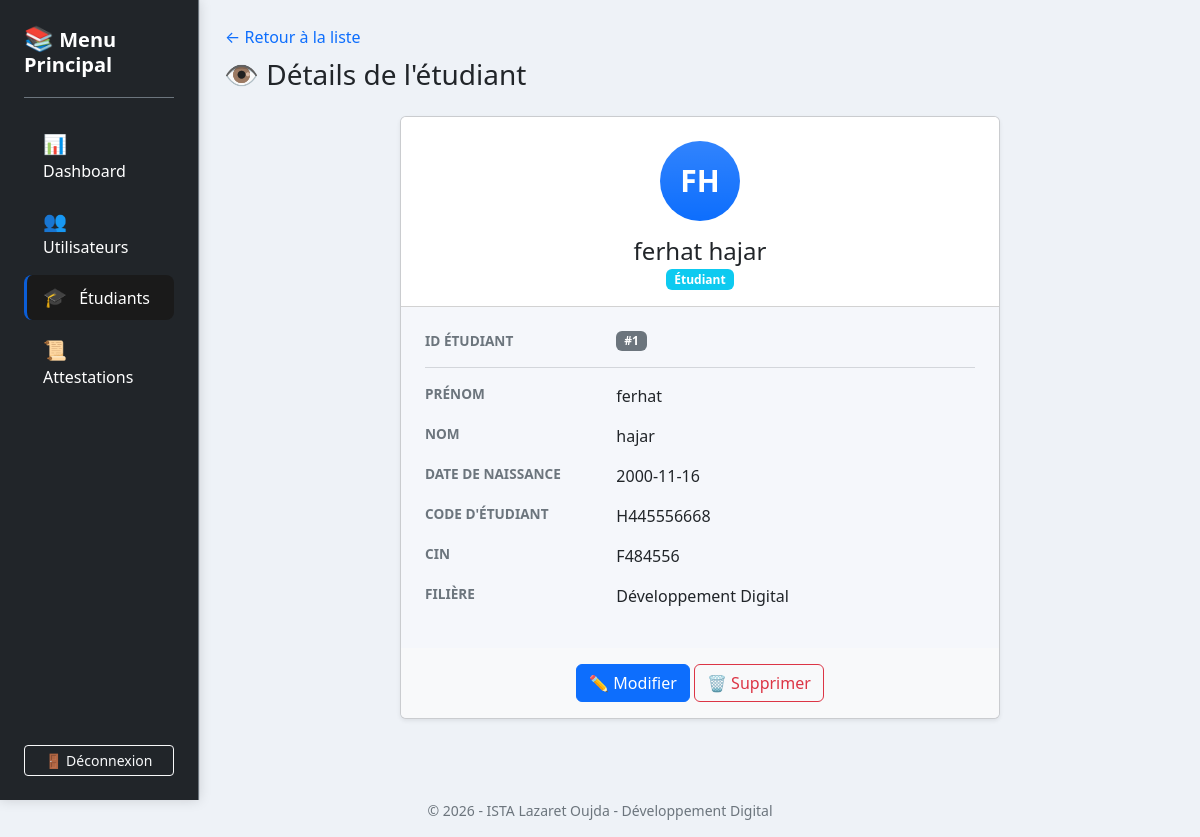
Screenshot of /students/show.php?id=1 (signed in) with the database file from the repository.
### tables this page shows
CREATE TABLE `students` (
  `id` int(11) NOT NULL,
  `firstname` varchar(100) NOT NULL,
  `lastname` varchar(100) NOT NULL,
  `date_of_birth` date NOT NULL,
  `code_student` varchar(50) NOT NULL,
  `cin` varchar(50) NOT NULL,
  `filiere` varchar(150) NOT NULL,
  `user_id` int(11) DEFAULT NULL
);

### students/show.php (the view, shortened to what this page needs)
<?php
    $pdo = Database::getConnection();
    $stmt = $pdo->prepare("SELECT id, firstname, lastname, date_of_birth, code_student, cin, filiere FROM students WHERE id = ?");
    $stmt->execute([$_GET['id']]);
    $studentDetails = $stmt->fetch();
    include('../partials/header.php');
?>
<div class="container-fluid">
    <div class="row min-vh-100">
        <div class="col-md-3 col-xl-2 px-0 bg-white border-end">
            <?php include ('../partials/sidebar.php'); ?>
        </div>
        <div class="col-md-9 col-xl-10 p-4">
            <div class="mb-4">
                <a href="index.php" class="btn btn-link text-decoration-none p-0 mb-2">← Retour à la liste</a>
                <h1 class="h3 mb-0 text-gray-800">👁️ Détails de l'étudiant</h1>
            </div>
            <div class="d-flex justify-content-center">
                <div class="card shadow-sm border-1 bg-surface w-100" style="max-width: 600px;">
                    <div class="card-header bg-white pt-4 pb-3 text-center">
                        <div class="avatar-placeholder bg-primary bg-gradient rounded-circle mx-auto d-flex align-items-center justify-content-center mb-3" style="width: 80px; height: 80px;">
                            <span class="text-white fw-bold" style="font-size: 30px;">
                                <?php echo strtoupper(substr($studentDetails['firstname'], 0, 1)) .''. strtoupper(substr($studentDetails['lastname'], 0, 1)) ; ?>
                            </span>
                        </div>
                        <h4 class="mb-1"><?php echo htmlspecialchars($studentDetails['firstname']) . ' ' . htmlspecialchars($studentDetails['lastname']); ?></h4>
                        <p class="mb-0"><span class="badge bg-info">Étudiant</span></p>
                    </div>
                    <div class="card-body p-4">
                        <div class="row mb-3">
                            <div class="col-sm-4 text-muted fw-bold text-uppercase" style="font-size: 0.85rem;">ID Étudiant</div>
                            <div class="col-sm-8"><span class="badge bg-secondary">#<?php echo htmlspecialchars($studentDetails['id']); ?></span></div>
                        </div>
                        <hr class="text-muted opacity-25">
                        <div class="row mb-3">
                            <div class="col-sm-4 text-muted fw-bold text-uppercase" style="font-size: 0.85rem;">Prénom</div>
                            <div class="col-sm-8"><?php echo htmlspecialchars($studentDetails['firstname']); ?></div>
                        </div>
                        <div class="row mb-3">
                            <div class="col-sm-4 text-muted fw-bold text-uppercase" style="font-size: 0.85rem;">Nom</div>
                            <div class="col-sm-8"><?php echo htmlspecialchars($studentDetails['lastname']); ?></div>
                        </div>
                        <div class="row mb-3">
                            <div class="col-sm-4 text-muted fw-bold text-uppercase" style="font-size: 0.85rem;">Date de naissance</div>
                            <div class="col-sm-8"><?php echo htmlspecialchars($studentDetails['date_of_birth']); ?></div>
                        </div>
                        <div class="row mb-3">
                            <div class="col-sm-4 text-muted fw-bold text-uppercase" style="font-size: 0.85rem;">Code d'étudiant</div>
                            <div class="col-sm-8"><?php echo htmlspecialchars($studentDetails['code_student']); ?></div>
                        </div>
                        <div class="row mb-3">
                            <div class="col-sm-4 text-muted fw-bold text-uppercase" style="font-size: 0.85rem;">CIN</div>
                            <div class="col-sm-8"><?php echo htmlspecialchars($studentDetails['cin']); ?></div>
                        </div>
                        <div class="row mb-3">
                            <div class="col-sm-4 text-muted fw-bold text-uppercase" style="font-size: 0.85rem;">Filière</div>
                            <div class="col-sm-8"><?php echo htmlspecialchars($studentDetails['filiere']); ?></div>
                        </div>
                    </div>
                    <div class="card-footer bg-light border-0 p-3 text-center">
                        <a href="edit.php?id=<?php echo $studentDetails['id']; ?>" class="btn btn-primary">✏️ Modifier</a>
                        <a href="delete.php?id=<?php echo $studentDetails['id']; ?>" class="btn btn-outline-danger" onclick="return confirm('Êtes-vous sûr de vouloir supprimer cet étudiant ?')">🗑️ Supprimer</a>
                    </div>
                </div>
            </div>
        </div>
    </div>
</div>
<?php include('../partials/footer.php'); ?>

### partials/style.css (style rules this page uses)
:root { --bs-body-bg: #eef2f7; --bs-light: #dbe2ea; --bs-white: #f8f9ff; --bs-primary: #0b5ed7; --bs-info: #198cff; --bs-warning: #c69500; --bs-success: #198754; }
body { background-color: #eef2f7; color: #212529; }
.bg-surface { background-color: #f5f7fb; }
.badge.bg-info { background-color: #198cff; }

### rows the page displays
students: firstname "F", lastname "H", firstname "ferhat", lastname "hajar", id "1", date_of_birth "2000-11-16", code_student "H445556668", cin "F484556", filiere "Développement Digital"
